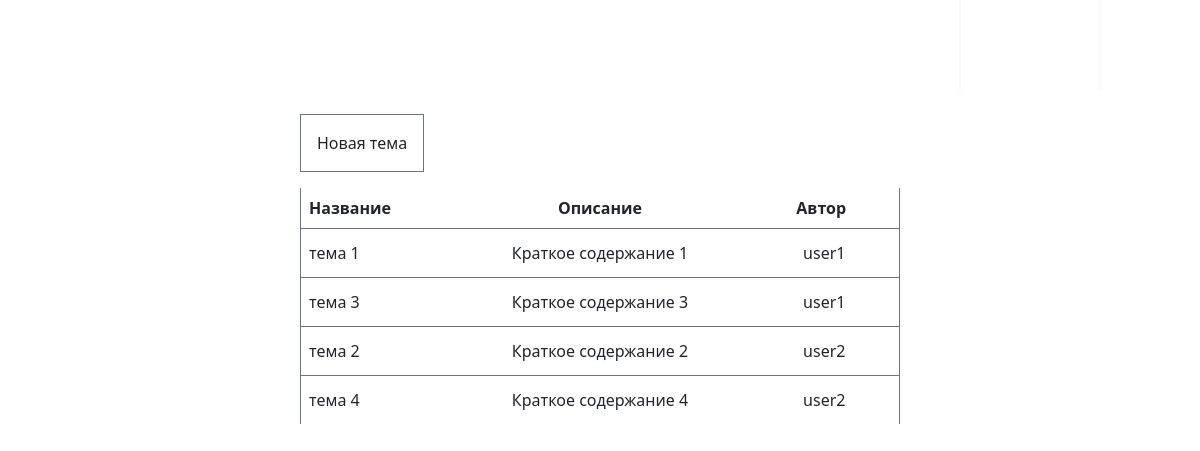
Before: / (signed in) with the older database file.
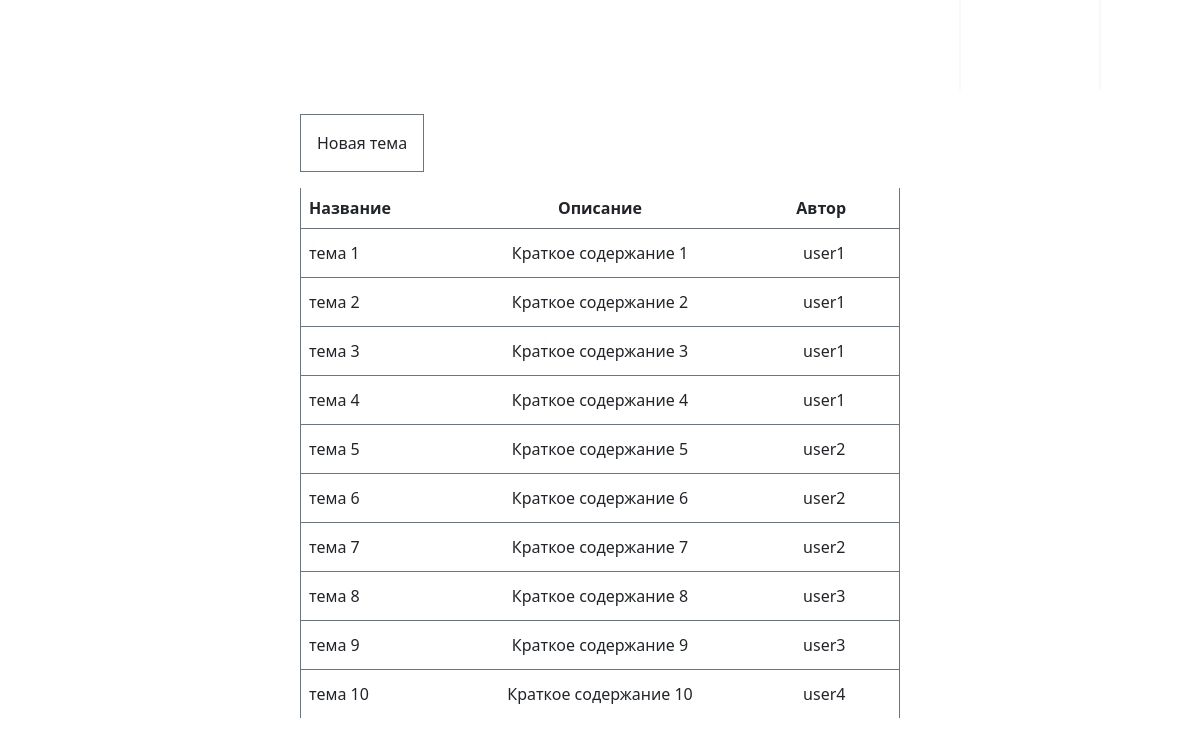
After: the same page with the newer database file.
### tables this page shows
create table articles
(
    id int auto_increment primary key,
    title varchar(50) unique,
    author_id int,
    summary varchar(255) not null,
    content text not null,
    time datetime DEFAULT CURRENT_TIMESTAMP,
    CONSTRAINT check_article_author_id foreign key (author_id) references users (id) ON DELETE cascade
);

create table users
(
    id              int AUTO_INCREMENT PRIMARY KEY,
    login           varchar(100) UNIQUE,
    password        varchar(255) not null
);

### application/Core/DB/DBCtl.php (called while the page is built, shortened)
<?php
class DBCtl
{
    private DBQueryClass $dbQueryCtl;
    public function __construct($dbAddr, $dbName, $dbUser, $dbPassword)
    {
        $this->dbQueryCtl = new DBQueryClass($dbAddr, $dbName, $dbUser, $dbPassword);
    }
    public function getUsers(): User
    {
        return new User($this->dbQueryCtl);
    }
    public function getArticles(): Article
    {
        return new Article($this->dbQueryCtl);
    }
    public function getComments(): Comment
    {
        return new Comment($this->dbQueryCtl);
    }
}

### application/Core/View.php (called while the page is built, shortened)
<?php
class View
{
    public function generate($template_view, $content_view, $content_css, $content_js, $pageName, $data = null)
    {
        require_once dirname(__DIR__, 1).DIRECTORY_SEPARATOR.'views'.DIRECTORY_SEPARATOR.$template_view;
    }
}

### application/Controllers/ArticleController.php (called while the page is built, shortened)
<?php
class ArticleController extends Controller
{
    public function __construct(DBCtl $dbCtl = null)
    {
        $this->articles = $dbCtl->getArticles();
    }
    public function index(): void
    {
        $data['login'] = UserController::getLoginFromClient();
        $data['articles'] = $this->articles->all();
        $this->view->generate('template_view.php', 'articles_view.php', 'articles.css', null, 'Форум - статьи', $data);
    }
}

### application/bootstrap.php (called while the page is built, shortened)
<?php
Route::start();

### index.php (called while the page is built, shortened)
<?php
require_once 'application/bootstrap.php';

### application/Core/DB/DBQueryClass.php (called while the page is built, shortened)
<?php
class DBQueryClass
{
    private $dbConnection;
    private string $host;
    private string $nameDB;
    private string $userDB;
    private string $passwordDB;
    public function __construct($host, $nameDB, $userDB, $passwordDB)
    {
        $this->host = $host;
        $this->nameDB = $nameDB;
        $this->userDB = $userDB;
        $this->passwordDB = $passwordDB;
    }
    private function connect()
    {
        try {
            $this->dbConnection = new PDO(
                "mysql:dbname=$this->nameDB; host=$this->host",
                $this->userDB,
                $this->passwordDB
            );
        } catch (PDOException $e) {
            die($e->getMessage());
        }
    }
    private function disconnect()
    {
        $this->dbConnection = null;
    }
    public function query(string $sql, bool $isOneValue = true)
    {
        $query = $this->dbConnection->query($sql);
        return $isOneValue ? $query->fetch(PDO::FETCH_ASSOC) : $query->fetchAll();
    }
}

### application/Models/Article.php (called while the page is built, shortened)
<?php
class Article extends Model
{
    public function all()
    {
        $sql = 'select articles.id as id, login, title, summary, content from articles join users on articles.author_id = users.id';
        return $this->db->query($sql, false);
    }
}

### application/Core/Model.php (called while the page is built, shortened)
<?php
class Model
{
    public function __construct(DBQueryClass $db)
    {
        $this->db = $db;
    }
}

### application/views/articles_view.php (the view)
<section class='w-50 mx-auto'>
    <a href="/article/create">
        <p class='d-inline-block border border-secondary text-decoration-none text-dark p-3'>Новая тема</p>
    </a>
    <section>
         <article class='d-flex border-start border-end border-secondary p-1'>
            <p class='w-25 m-0 fw-bolder p-1'>Название</p>
            <p class='w-50 text-center m-0 fw-bolder p-1'>Описание</p>
            <p class='w-25 text-center m-0 fw-bolder p-1'>Автор</p>
        </article>
        <?php foreach ($data['articles'] as $article) { ?>
            <a href="<?php echo '/article/show/'.$article['id']; ?>" class='text-decoration-none text-dark'>
            <article class='table-articles__tr cursor-pointer d-flex py-1 border-top border-start border-end border-secondary'>
                <p class='w-25 m-0 p-2'><?php echo $article['title']; ?></p>
                <p class='w-50 text-center m-0 p-2'><?php echo $article['summary']; ?></p>
                <p class='w-25 text-center m-0 p-2'><?php echo $article['login']; ?></p>
            </article>
            </a>
        <?php }?>
    </section>
</section>

### application/Core/Route.php (shortened to what this page needs)
<?php
class Route
{
    public static function start()
    {
        $routes = mb_substr($_SERVER['REQUEST_URI'], 1);
        $routes = explode('?', $routes)[0];
        $routesArr = explode('/', $routes);
        $controller_name = !empty($routes) ? ucfirst($routesArr[0]) : 'main';
        if (count($routesArr) > 1) {
            $action = $routesArr[1];
            $actionArr = explode('-', $action);
            for ($i = 1; $i < count($actionArr); ++$i) {
                $actionArr[$i] = ucfirst($actionArr[$i]);
            }
            $action = implode('', $actionArr);
        } else {
            $action = 'index';
        }
        $funcParam = count($routesArr) == 3 ? $routesArr[2] : false;
        $controller_name = str_replace('-', ' ', $controller_name);
        $controller_name = ucwords($controller_name);
        $controller_name = str_replace(' ', '', $controller_name);
        if ($controller_name === 'Main'
            && (isset($_SESSION['auth']) || isset($_COOKIE['auth']))
            && !isset($_GET['logout'])
        ) {
            $controller_name = 'Article';
        }
        $controller_name .= 'Controller';
        $controller_path = dirname(__DIR__, 1).DIRECTORY_SEPARATOR.'Controllers'.DIRECTORY_SEPARATOR.$controller_name.'.php';
        if (file_exists($controller_path)) {
            $controller = new $controller_name(
                new DBCtl(ConfigClass::HOST_DB, ConfigClass::NAME_DB, ConfigClass::USER_DB, ConfigClass::PASS_DB)
            );
        } else {
            $controller = new Page404Controller();
            $controller->index();
            return;
        }
        if (method_exists($controller, $action)) {
            if ($funcParam) {
                $controller->$action($funcParam);
            } else {
                $controller->$action();
            }
        } else {
            $controller = new Page404Controller();
            $controller->index();
        }
    }
}

### application/views/template_view.php (shortened to what this page needs)
<!DOCTYPE html>
<html lang="ru">
<head>
    <link href="https://cdn.jsdelivr.net/npm/bootstrap@5.0.2/dist/css/bootstrap.min.css" rel="stylesheet">
    <link rel="stylesheet" href="http://forum.local/application/css/reset_styles.css">
    <link rel="stylesheet" href="http://forum.local/application/css/template.css">
    <?php if (!empty($content_css)) { ?>
        <link rel="stylesheet" href="http://forum.local/application/css/<?php echo $content_css; ?>">
    <?php } ?>
</head>
<body>
<header class='mb-4'>
    <div class='text-center text-white bg-c4c4c4 d-flex justify-content-between'>
        <?php if (!is_null($data)) {?>
            <?php if (array_key_exists('login', $data)) {?>
                <h3 class='p-4 w-90'><?php echo $pageName; ?></h3>
                <div class='d-flex justify-content-end'>
                    <div class='d-flex align-items-center justify-content-between px-5 border-start border-end border-2 border-light'><?php echo $data['login']; ?></div>
                    <a href="/Main?logout=true" class='text-white bg-c4c4c4 text-decoration-none'>
                        <div class='h-100 d-flex align-items-center px-4'>Выйти</div>
                    </a>
                </div>
            <?php } ?>
        <?php } else { ?>
            <h3 class='p-4 w-100'><?php echo $pageName; ?></h3>
        <?php } ?>
    </div>
</header>
<?php include $content_view; ?>
</body>
</html>

Changed rows visible on the page:
changed articles "тема 2": author.login "user2" → "user1"; moves up the list
changed articles "тема 4": author.login "user2" → "user1"
added articles: title "тема 5", summary "Краткое содержание 5", author.login "user2"
added articles: title "тема 6", summary "Краткое содержание 6", author.login "user2"
added articles: title "тема 7", summary "Краткое содержание 7", author.login "user2"
added articles: title "тема 8", summary "Краткое содержание 8", author.login "user3"
added articles: title "тема 9", summary "Краткое содержание 9", author.login "user3"
added articles: title "тема 10", summary "Краткое содержание 10", author.login "user4"
